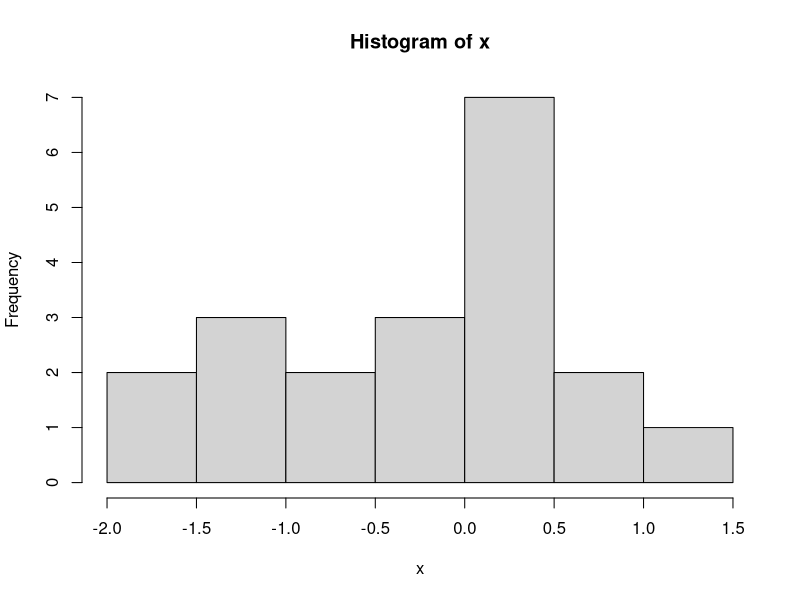
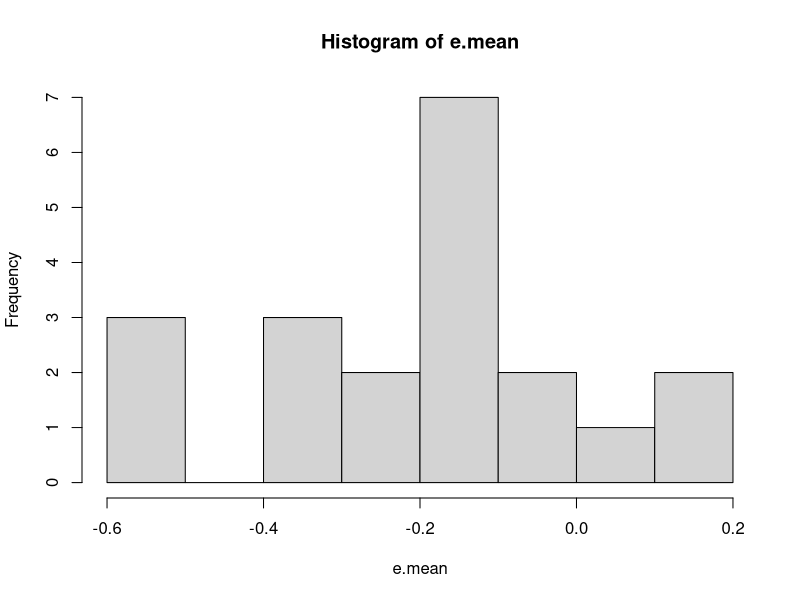

Generate these figures, in order, with R:
#zad. 1 Wygenerować próbę 20 elementową z rozkładu normalnego
x = rnorm(20, 0, 1)
hist(x)

#zad. 2 Wyznaczyć estymator średniej korzystając z metody bootstrap oraz jackknife
boot <- lapply(1:20, function(i) sample(x, replace = T)) #metoda bootstrap
e.mean <- sapply(boot, mean)
e.mean
hist(e.mean)
mean(e.mean)

#metoda jackknife
jackknife <- function(X, ES) { #X - wektor danych, ES- funkcja estymująca (np. mean)
  n <- length(X)
  ests <- numeric(n)
  for (i in 1:n)
    ests[i] <- ES(X[-i])
    hist(ests)
    return (ests)}

#zad. 3 Oszacuj błąd standardowy i obciążenia dla estymatora średniej.
standard.error <- function(x) { #błąd std.
  sd(x)/sqrt(length(x))
}

S2var <- function(X){ #wariancja
  m <- mean(X)
  sum((x-m)^2)/(length(X))
}

bootstrap <- function(X, n){ #X- wektor danych, n- liczba powtórzeń bootstrapowych
  boot <- lapply(1:n, function(i) sample(X, replace = T))
  se <- standard.error(X) #dodać obciążenie
  e.mean <- sapply(boot, mean)
  rm.var <- sapply(boot, S2var)
  ob <- mean(e.mean) #nie jestem pewna, które to będzie obciążenie estymatora śr.
  structure(list("SE"=se, "obciążenie estymatora średniej"=rm.var, "estymator średniej" = e.mean))
}

jackknife_sd <- function(X, ES) { #metoda jackknife z 
  n <- length(X)
  ests <- numeric(n)
  for (i in 1:n)
    ests[i] <- ES(X[-i])
  se = standard.error(ests)
  ob <- sqrt((n-1) * mean((ests - mean(ests))^2))
  structure(list("SE" = se, "obciążenie estymatora średniej" = ob, "estymator średniej" = ests))}


#zad. 4 Powtórzyć powyższe postępowanie 100-krotnie. 
#Czy obie metody dają powtarzalne wyniki?
#Czy jakąś metodę można uznać za lepszą?

for (i in 1:100){
  x = rnorm(20, 0, 1)
  print(bootstrap(x, 10))
  print(jackknife_sd(x, mean))
}

#zad. 5 Wykonaż powyższe punkty dla dwóch innych wybranych rozkłądów prawdopodobieństwa.

X2 <- rchisq(20, df = 15)
for (i in 1:100){
  poisson <- rpois(20, lambda = 3)
  bootstrap(X2, 5)
  jackknife_sd(X2, mean)
  bootstrap(poisson, 5)
  jackknife_sd(poisson, mean)}